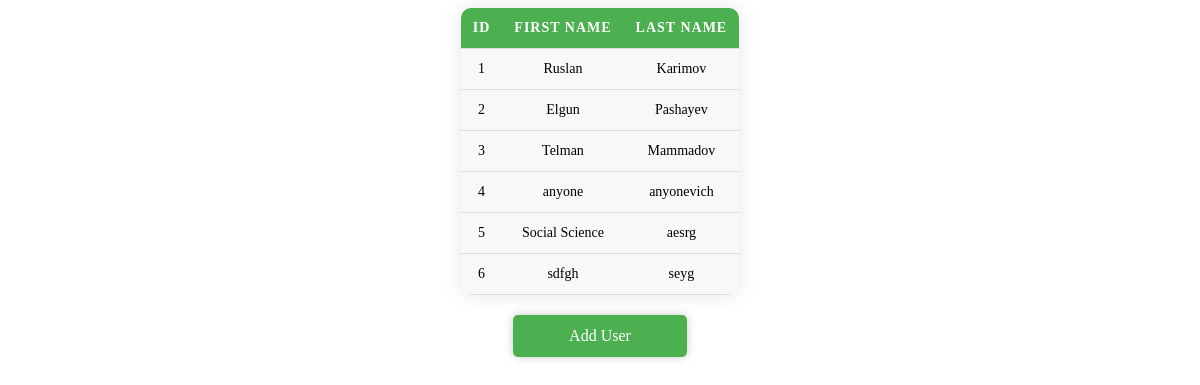
The page /admin_users.php on the database its author committed.
### tables this page shows
CREATE TABLE `users` (
  `user_id` int(11) NOT NULL,
  `username` varchar(255) NOT NULL,
  `password` varchar(255) NOT NULL,
  `account_type` enum('user','admin') NOT NULL,
  `fname` varchar(255) DEFAULT NULL,
  `lname` varchar(255) DEFAULT NULL
);

### admin_users.php (the view, shortened to what this page needs)
<!DOCTYPE html>
<html>
<head>
	<link rel="stylesheet" type="text/css" href="./css/admin_users.css">
</head>
<body>
	<table>
		<thead>
			<tr>
				<th>ID</th>
				<th>First Name</th>
				<th>Last Name</th>
			</tr>
		</thead>
		<tbody>
			<?php
				include("./php/dbconnection/db.php");
				$sql = "SELECT user_id, fname, lname FROM users";
				$result = $conn->query($sql);
				while($row = $result->fetch_assoc()) {
					echo "<tr><td>" . $row["user_id"] . "</td><td>" . $row["fname"] . "</td><td>" . $row["lname"] . "</td></tr>";
				}
			?>
		</tbody>
	</table>
	<a href="./registration.php" class="button">Add User</a>
</body>
</html>

### css/admin_users.css (style rules this page uses)
table { margin: 0 auto; border-collapse: collapse; background-color: #f8f8f8; border-radius: 10px; overflow: hidden; box-shadow: 0px 0px 20px rgba(0, 0, 0, 0.1); }
th, td { padding: 12px; text-align: center; border-bottom: 1px solid #ddd; font-size: 14px; }
th { background-color: #4CAF50; color: white; font-weight: 600; text-transform: uppercase; letter-spacing: 1px; }
.button { display: block; margin: 20px auto; padding: 12px; background-color: #4CAF50; color: white; text-align: center; text-decoration: none; font-size: 16px; border-radius: 5px; width: 150px; box-shadow: 0px 0px 10px rgba(0, 0, 0, 0.2); transition: all 0.3s ease; }

### rows shown on the page
users: user_id "1", fname "Ruslan", lname "Karimov"
users: user_id "2", fname "Elgun", lname "Pashayev"
users: user_id "3", fname "Telman", lname "Mammadov"
users: user_id "4", fname "anyone", lname "anyonevich"
users: user_id "5", fname "Social Science", lname "aesrg"
users: user_id "6", fname "sdfgh", lname "seyg"
